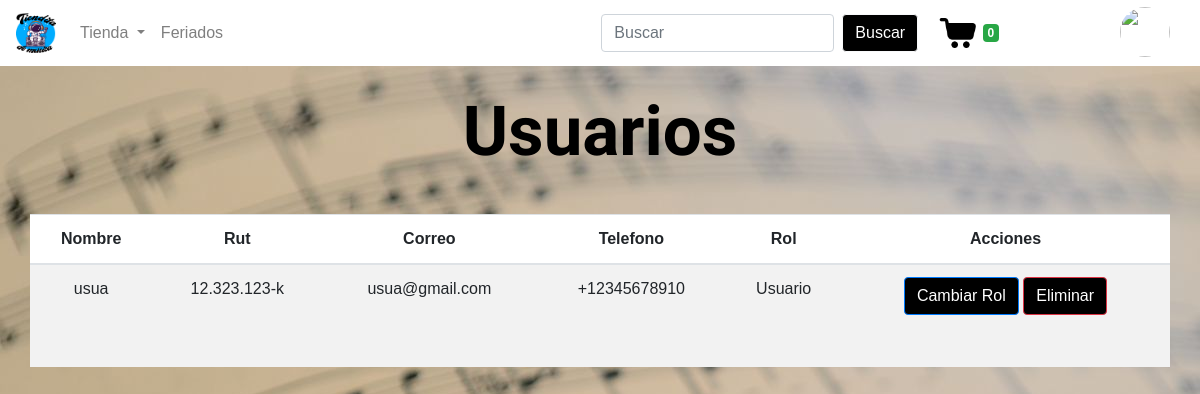
Page /usuarios/ (signed in) on the committed database.
### tiendita/models.py (models this page shows, shortened)
class Usuario(models.Model):
    id_usuario = models.AutoField(primary_key=True)
    nombre = models.CharField(max_length=30)
    rut = models.CharField(max_length=13)
    correo = models.CharField(max_length=30)
    clave = models.CharField(max_length=30)
    telefono = models.CharField(max_length=13)
    respuesta = models.CharField(max_length=220)
    rol = models.ForeignKey(Rol,on_delete=models.CASCADE)
    pregunta = models.ForeignKey(Pregunta,on_delete=models.CASCADE)

class Rol(models.Model):
    id_rol = models.AutoField(primary_key=True)
    nombre = models.CharField(max_length=10)

### tiendita/views.py (the view)
# urls.py: path('usuarios/',usuarios,name="usuarios"),
def usuarios(request):
    if not request.user.is_authenticated:
        messages.warning(request, 'Inicie sesión para continuar')
        return redirect('inicio_sesion')
    usuarioac = Usuario.objects.get(correo = request.user.username)
    if usuarioac.rol.id_rol == 1:
        return redirect('tienda')
    usuario = Usuario.objects.exclude(correo = request.user.username)
    contexto = {
        "usuario":usuario
    }
    return render (request, 'tiendita/admin/usuarios.html',contexto)

### tiendita/processor.py (called while the page is built)
def total_carrito(request):
    total = 0
    if request.user.is_authenticated:
        if "carrito" in request.session:
            for key, value in request.session["carrito"].items():
                total += int(value["acumulado"])
    return{"total_carrito": total}

def total_cantidad(request):
    total = 0
    if request.user.is_authenticated:
        if "carrito" in request.session:
            for key, value in request.session["carrito"].items():
                total += int(value["cantidad"])
    return{"total_cantidad": total}

def add_carrito(request):
    if request.user.is_authenticated:
        if "carrito" in request.session:
            x = request.session["carrito"]
            y = len(x)
        else:
            y = 0
    else:
        y = 0
    return {"total":y}

### tiendita/templates/tiendita/admin/usuarios.html (shortened to what this page needs)
{% extends 'tiendita/plantilla/navbar.html' %}
{% load static %}
    {% block head %}
        <link type="text/css" rel="stylesheet" href="{% static 'tiendita/css/ernesto/design.css' %}">
    {% endblock head %}
    {% block body %}
        <div class="row">
            <div class="col-md-12">
                <p class="titulos">Usuarios</p>
            </div>
        </div>
        <div class="row">
            <table class="table table-striped" id="tabla" style="background-color: white;">
                <thead>
                    <tr>
                        <th>Nombre</th>
                        <th>Rut</th>
                        <th>Correo</th>
                        <th>Telefono</th>
                        <th>Rol</th>
                        <th>Acciones</th>
                    </tr>
                </thead>
                <tbody>
                    {% for i in usuario %}
                    <tr>
                        <td>{{ i.nombre }}</td>
                        <td>{{ i.rut }}</td>
                        <td>{{ i.correo }}</td>
                        <td>{{ i.telefono }}</td>
                        <td>{{ i.rol.nombre }}</td>
                        <td>
                            <a href="{% url 'usuario_rol' i.correo %}" class="btn btn-primary">Cambiar Rol</a>
                            <button class="btn btn-danger text-left eliminarUsuario" type="button" data-correo="{{ i.correo }}">Eliminar</button>
                        </td>
                    </tr>
                    {% endfor %}
                </tbody>
            </table>
        </div>
    {% endblock body %}

### tiendita/static/tiendita/css/ernesto/design.css (style rules this page uses)
.body { margin-top: 80px; text-align: center; background-color: rgb(255, 255, 255); }
.btn { transition: .3s; background-color: rgb(0, 0, 0); color: white; margin-bottom: 40px; }
p { margin-bottom: 0px; }
a { text-decoration: none; color: black; }
.titulos { color: rgb(0, 0, 0); font-family: 'Shrikhand', cursive; font-size: 69px; font-weight: bolder; }
.row { margin-top: 30px; margin-bottom: 30px; }
* { font-family: "poppins", sans-serif; margin: 0; padding: 0; }
body { background-color: #333; height: 100vh; }

### rows in the picture
Usuario: nombre "usua", rut "12.323.123-k", correo "usua@gmail.com", telefono "+12345678910", rol.nombre "Usuario"

### other values in the picture
{{ total }} "0"
